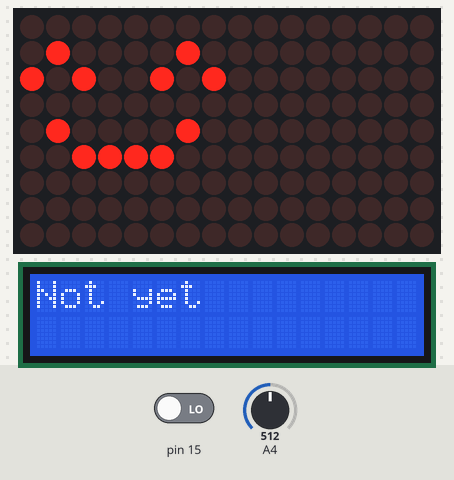
This sketch was run on a simulated Arduino Mega 2560, built with avr-gcc and run on an emulated ATmega2560. Shown: 16×9 LED matrix, 16×2 character LCD. The test bench sets the inputs (shaded band); at power-on: pin 15 LOW, A4 = 512. What the sketch prints to the serial monitor is not drawn.

Above: at 1.2 s.
1.3 s: pin 15 driven HIGH
At 2.7 s:
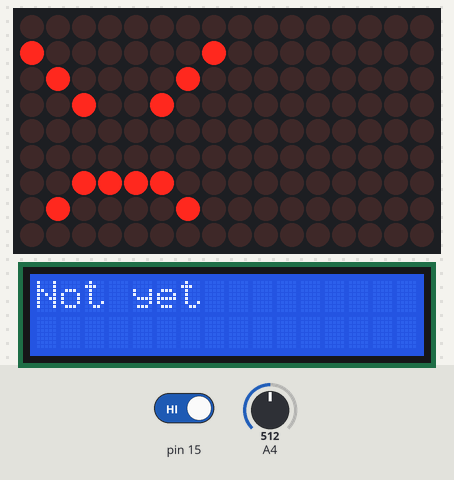
At 3.8 s:
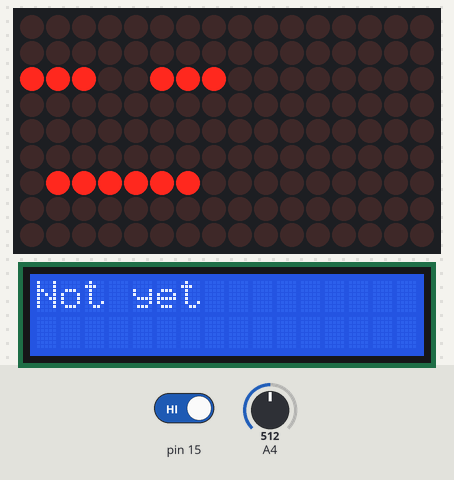
5.4 s: pin 15 driven LOW
At 6.4 s:
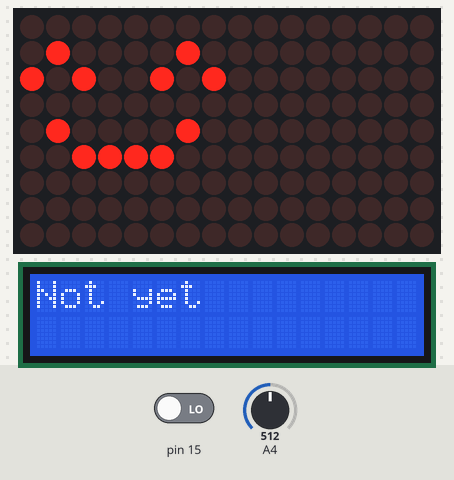
Timing chart, 0 to 8.4 s (numbered marks = the images above; inputs shaded):
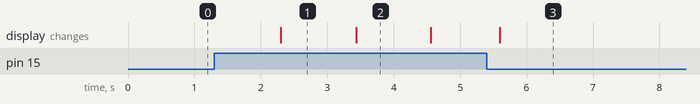

The sketch:

temp_humi_matrix.ino
```cpp
#include <LiquidCrystal_I2C.h>
#include <Wire.h>
#include <Adafruit_GFX.h>
#include <Adafruit_IS31FL3731.h>

Adafruit_IS31FL3731 matrix = Adafruit_IS31FL3731();
LiquidCrystal_I2C lcd(0x20,16,2);

static const uint8_t smile[] =
{ B00000000, B01000010, B10100101, B00000000, B01000010, B00111100, B00000000, B00000000 };
static const uint8_t sade[] =
{ B00000000, B10000001, B01000010, B00100100, B00000000, B00000000, B00111100, B01000010 };
static const uint8_t angle[] =
{ B00000000, B00000000, B11100111, B00000000, B00000000, B00000000, B01111110, B00000000 };

//버튼 카운트
int count = 0;

void setup() {
  matrix.begin();
  Serial.begin(115200);

  lcd.init();
  lcd.clear();
  lcd.backlight();
}

void loop() {
  int light = analogRead(36);

  //디버깅용
  Serial.print("밝기: ");
  Serial.println(light);
  lcd.setCursor(0,0);
  if (light>1200) {
    lcd.clear();
    lcd.print("good morning");
  } else {
    lcd.clear();
    lcd.print("Not yet");
  }

  count = count%3;
  if(digitalRead(15)==1){
    count++;
    delay(100);
  }

  matrix.setRotation(0);
  matrix.clear();
  if (count == 0) matrix.drawBitmap(0,0,smile, 8,8,128);
  if (count == 1) matrix.drawBitmap(0,0,sade, 8,8,128);
  if (count == 2) matrix.drawBitmap(0,0,angle, 8,8,128);
  //마지막은 꺼두기

  delay(1000);
}
```

Measured:
- after the input at 1.3 s, the display: changes after 1.0 s (image 1)
- after the input at 5.4 s, the display: changes after 0.20 s (image 3)
- what the display in image 1 shows lasts 1.1 s, from 2.3 s to 3.4 s
